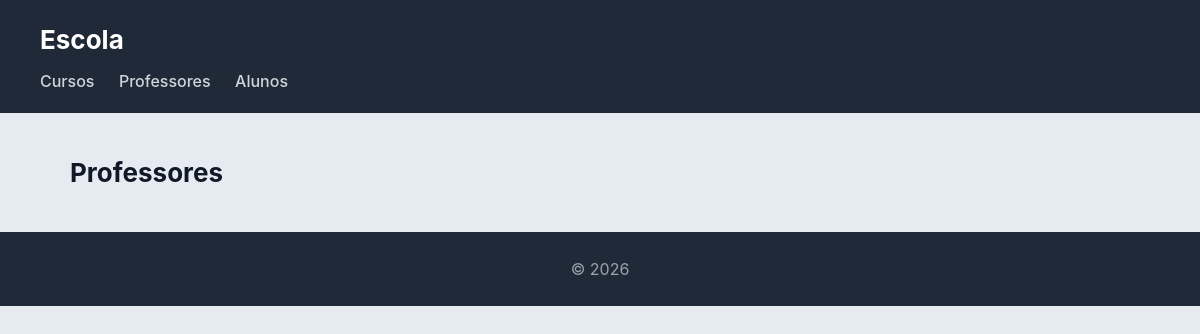
/escola/professores/, run on an earlier commit of the app's database.
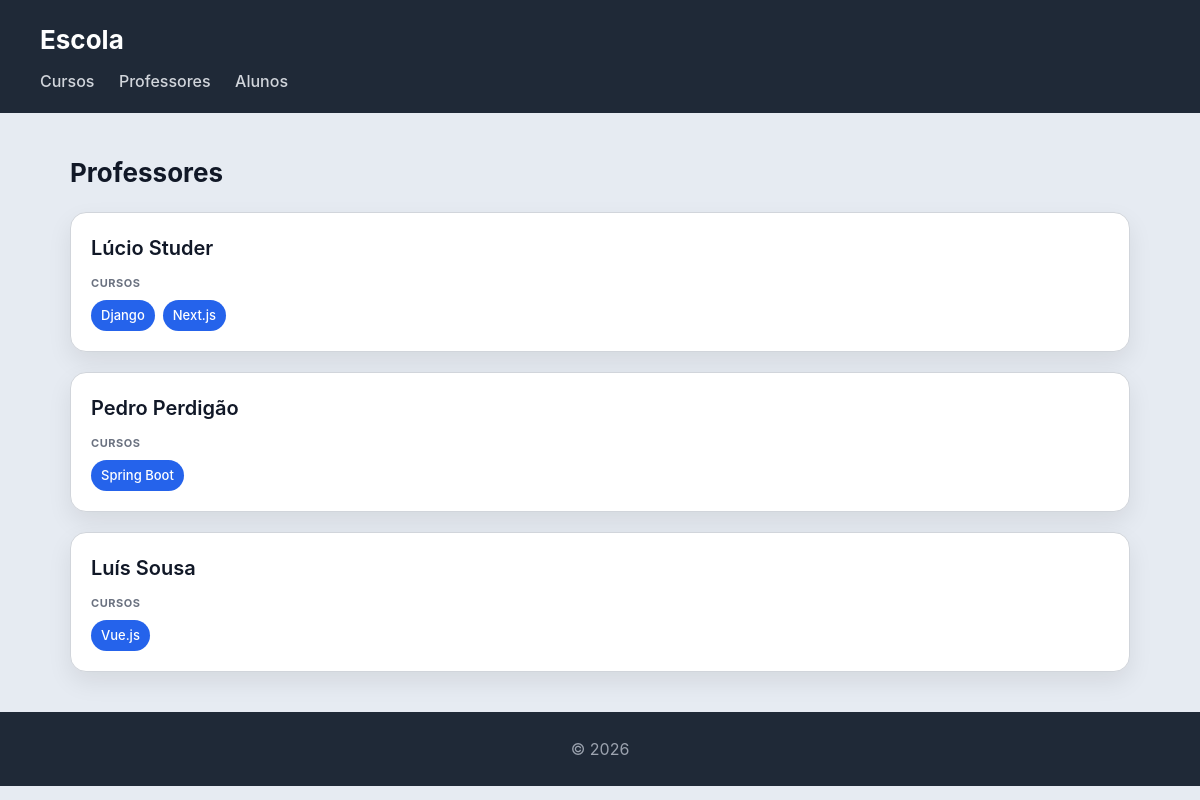
And on a later commit of the database.
### escola/models.py (models this page shows, shortened)
class Professor(models.Model):
    nome = models.CharField(max_length=100)
    email = models.EmailField()

class Curso(models.Model):
    nome = models.CharField(max_length=100)
    imagem = models.ImageField(upload_to='cursos/', blank=True, null=True)
    professor = models.ForeignKey(Professor, on_delete=models.CASCADE, related_name='cursos')
    alunos = models.ManyToManyField(Aluno, related_name='cursos')

### escola/views.py (the view)
# urls.py: path('professores/', views.professores_view, name="professores"),
def professores_view(request):
    professores = Professor.objects.prefetch_related('cursos').all()
    return render(request, 'escola/professores.html', {'professores': professores})

### escola/templates/escola/professores.html
{% extends "escola/base.html" %}
{% block content %}
<h2>Professores</h2>
<section>
    {% for professor in professores %}
    <article>
        <header>
            <h3>{{ professor.nome }}</h3>
        </header>
        <section>
            <h4>Cursos</h4>
            <ul>
                {% for curso in professor.cursos.all %}
                    <li>{{ curso.nome }}</li>
                {% empty %}
                    <li>Sem cursos</li>
                {% endfor %}
            </ul>
        </section>
    </article>
    {% endfor %}
</section>
{% endblock %}

What changed in the data, as far as the page shows it:
added Professor: nome "Lúcio Studer"
added Curso: nome "Django", shown under "Lúcio Studer"
added Curso: nome "Next.js", shown under "Lúcio Studer"
added Professor: nome "Pedro Perdigão"
added Curso: nome "Spring Boot", shown under "Pedro Perdigão"
added Professor: nome "Luís Sousa"
added Curso: nome "Vue.js", shown under "Luís Sousa"
